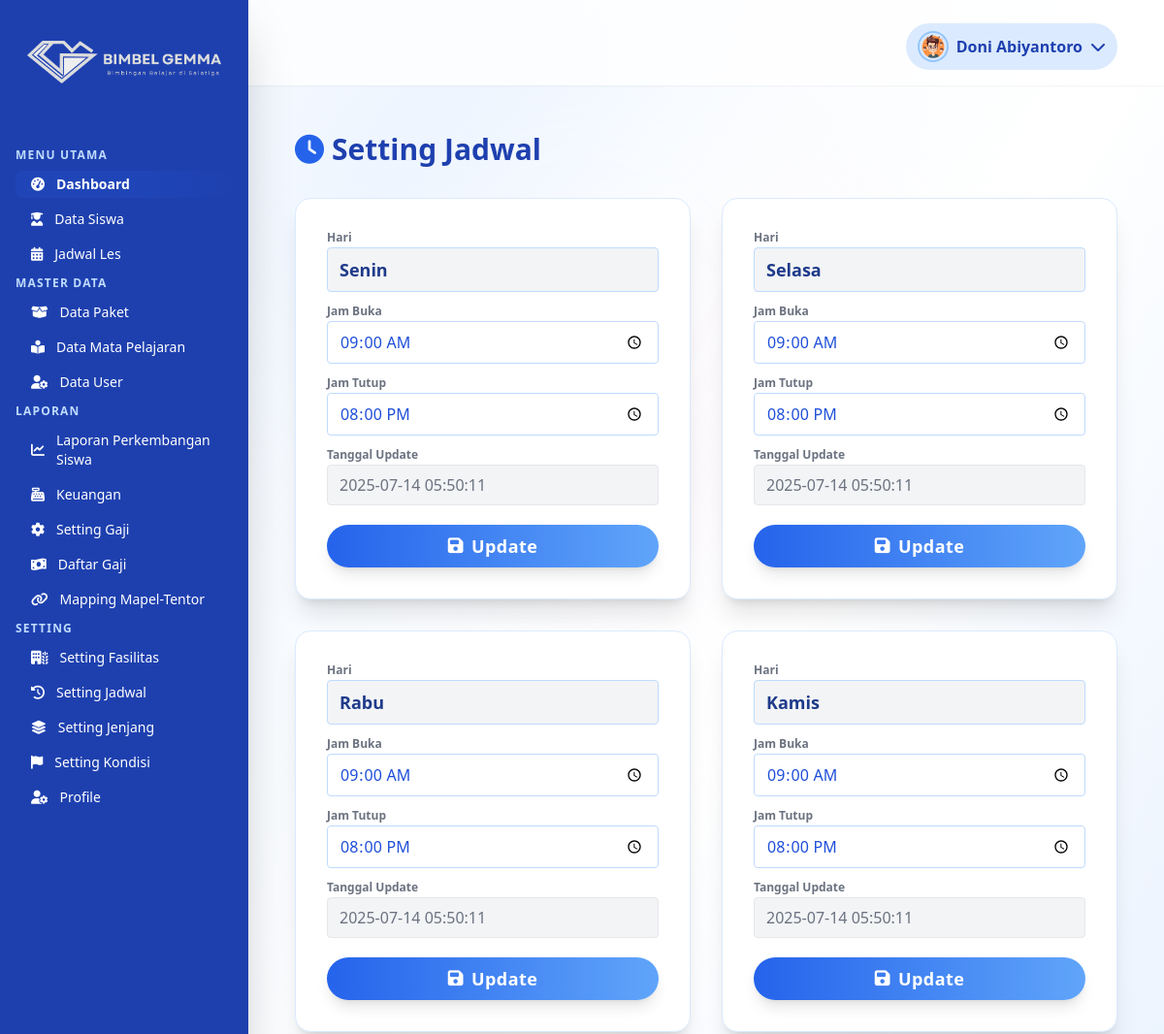
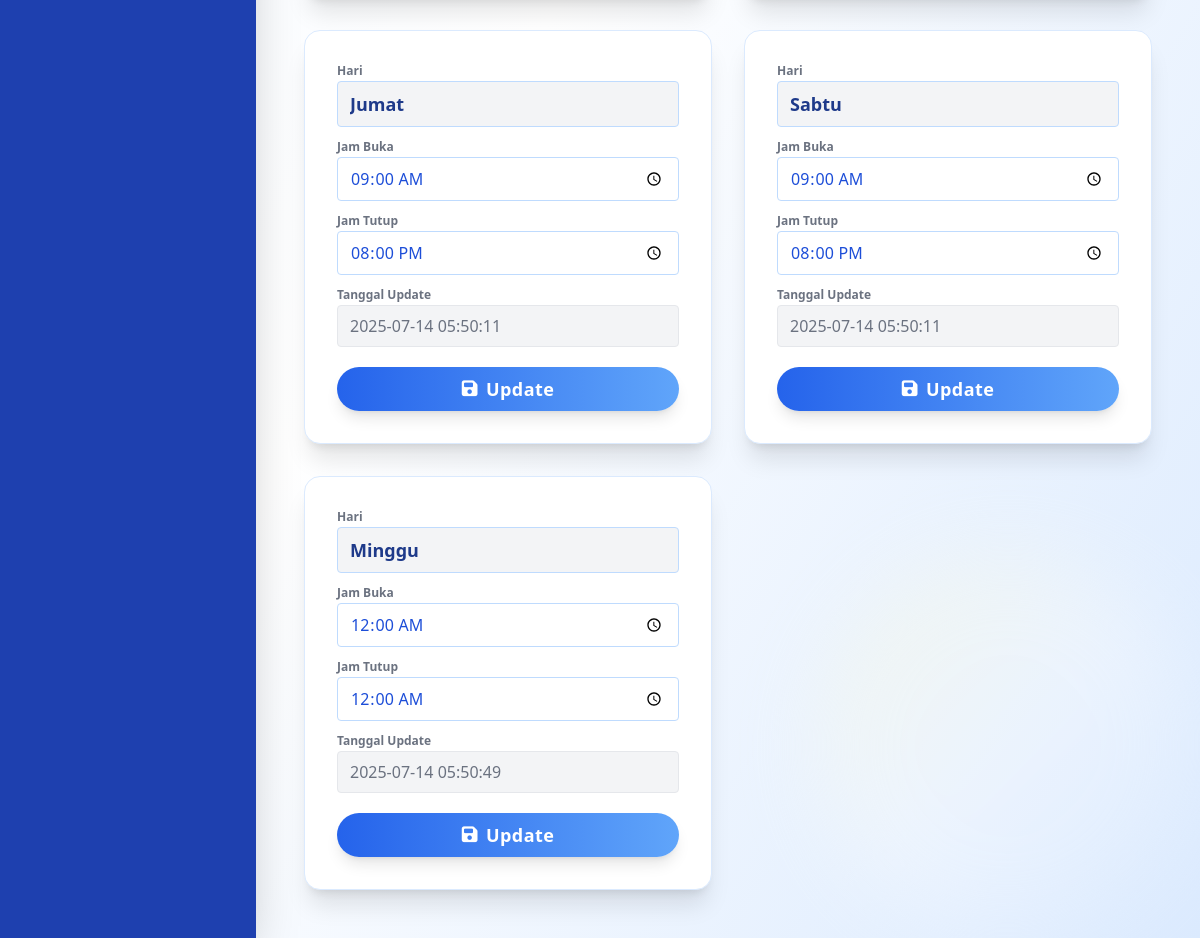
Page /dashboard/setting_jadwal.php (signed in) on the committed database (2 pictures, top to bottom).
### tables this page shows
CREATE TABLE `tb_jadwal` (
  `id` int(11) NOT NULL,
  `hari` varchar(20) NOT NULL,
  `buka` time NOT NULL,
  `tutup` time NOT NULL,
  `tanggal` timestamp NOT NULL DEFAULT current_timestamp() ON UPDATE current_timestamp()
);

### dashboard/setting_jadwal.php (the view, shortened to what this page needs)
<?php
include 'header.php';
include '../api/db.php';
$sql = "SELECT * FROM tb_jadwal ORDER BY id ASC";
$result = $pdo->query($sql);
$data_jadwal = $result->fetchAll(PDO::FETCH_ASSOC);
?>
<div class="flex items-center justify-between mb-8">
  <h1 class="text-2xl md:text-3xl font-extrabold text-blue-800 flex items-center gap-2">
    <i class="fa fa-clock text-blue-600"></i> Setting Jadwal
  </h1>
</div>
<div class="max-w-5xl mx-auto">
  <div class="grid grid-cols-1 md:grid-cols-2 xl:grid-cols-4 gap-8">
    <?php foreach ($data_jadwal as $jadwal): ?>
    <form class="bg-white shadow-xl rounded-2xl p-8 flex flex-col gap-3 jadwal-form border border-blue-100 hover:shadow-2xl transition duration-300 group relative" data-id="<?= $jadwal['id'] ?>">
      <div>
        <label class="block text-xs font-semibold text-gray-500 mb-0.5">Hari</label>
        <input type="text" name="hari" value="<?= htmlspecialchars($jadwal['hari']) ?>" class="border border-blue-200 rounded px-3 py-2 w-full bg-gray-100 text-blue-900 font-bold text-lg" readonly />
      </div>
      <div>
        <label class="block text-xs font-semibold text-gray-500 mb-0.5">Jam Buka</label>
        <input type="time" name="buka" value="<?= htmlspecialchars($jadwal['buka']) ?>" class="border border-blue-200 rounded px-3 py-2 w-full focus:ring-2 focus:ring-blue-400 focus:outline-none text-blue-700" required />
      </div>
      <div>
        <label class="block text-xs font-semibold text-gray-500 mb-0.5">Jam Tutup</label>
        <input type="time" name="tutup" value="<?= htmlspecialchars($jadwal['tutup']) ?>" class="border border-blue-200 rounded px-3 py-2 w-full focus:ring-2 focus:ring-blue-400 focus:outline-none text-blue-700" required />
      </div>
      <div>
        <label class="block text-xs font-semibold text-gray-500 mb-0.5">Tanggal Update</label>
        <input type="text" value="<?= htmlspecialchars($jadwal['tanggal']) ?>" class="border border-gray-200 rounded px-3 py-2 w-full bg-gray-100 text-gray-500" readonly />
      </div>
      <button type="submit" class="mt-2 bg-gradient-to-r from-blue-600 to-blue-400 text-white rounded-full px-8 py-2 font-bold shadow-lg hover:from-blue-700 hover:to-blue-500 transition-all flex items-center gap-2 justify-center text-lg tracking-wide">
        <i class="fa-solid fa-floppy-disk"></i> Update
      </button>
    </form>
    <?php endforeach; ?>
  </div>
</div>
<link rel="stylesheet" href="https://cdnjs.cloudflare.com/ajax/libs/font-awesome/6.4.2/css/all.min.css" />
<?php include 'footer.php'; ?>

### rows in the picture
tb_jadwal: hari "Senin", buka "09:00:00", tutup "20:00:00", tanggal "2025-07-14 05:50:11"
tb_jadwal: hari "Selasa", buka "09:00:00", tutup "20:00:00", tanggal "2025-07-14 05:50:11"
tb_jadwal: hari "Rabu", buka "09:00:00", tutup "20:00:00", tanggal "2025-07-14 05:50:11"
tb_jadwal: hari "Kamis", buka "09:00:00", tutup "20:00:00", tanggal "2025-07-14 05:50:11"
tb_jadwal: hari "Jumat", buka "09:00:00", tutup "20:00:00", tanggal "2025-07-14 05:50:11"
tb_jadwal: hari "Sabtu", buka "09:00:00", tutup "20:00:00", tanggal "2025-07-14 05:50:11"
tb_jadwal: hari "Minggu", buka "00:00:00", tutup "00:00:00", tanggal "2025-07-14 05:50:49"

### other values in the picture
$_SESSION['user_nama'] "Doni Abiyantoro"
